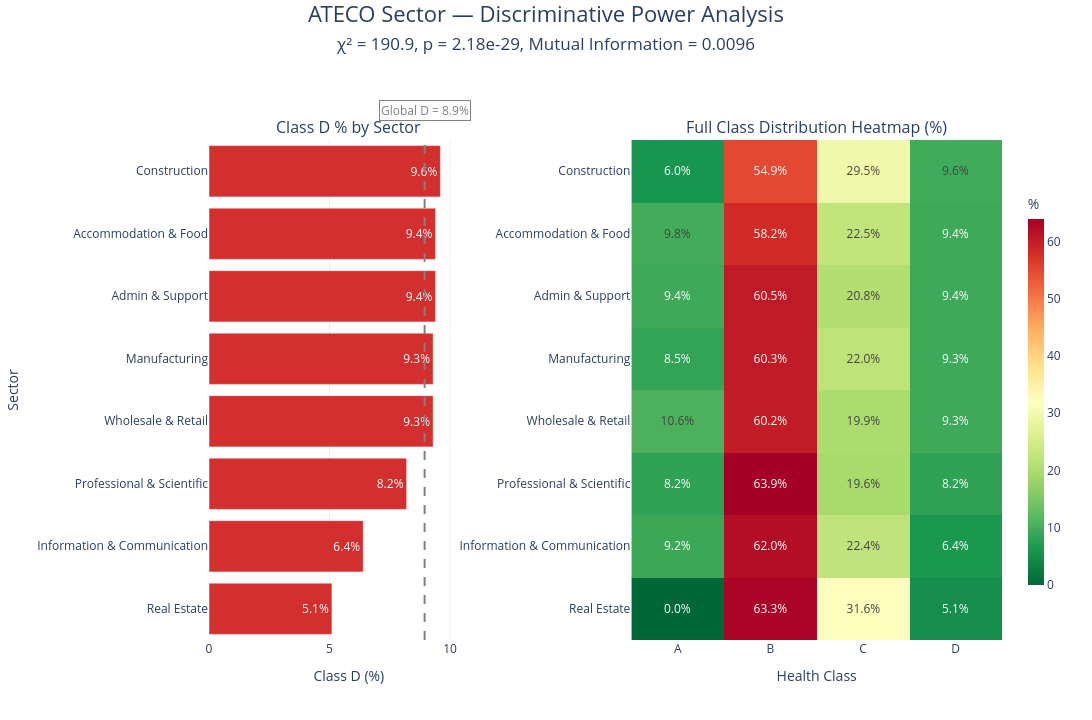

Notebook code for this chart:
### Markdown cell above
### 2.5 Sector-Level Signal

Sector membership is more economically informative than legal form or geography, so it deserves separate evaluation. Here the objective is not only to test association with the target, but also to check whether some sectors are structurally more exposed to high-risk outcomes than others.

### Code cell
from scipy.stats import chi2_contingency
from sklearn.preprocessing import LabelEncoder
from sklearn.feature_selection import mutual_info_classif
import plotly.graph_objects as go
from plotly.subplots import make_subplots
import pandas as pd

#Sector name mapping
ateco_map = {
    (10, 33): "Manufacturing",
    (41, 43): "Construction",
    (45, 47): "Wholesale & Retail",
    (55, 56): "Accommodation & Food",
    (58, 63): "Information & Communication",
    (68, 68): "Real Estate",
    (69, 75): "Professional & Scientific",
    (77, 82): "Admin & Support"
}
def get_sector_name(code):
    code_int = int(code)
    for (lo, hi), name in ateco_map.items():
        if lo <= code_int <= hi:
            return name
    return "Other"

# Data preparation
train_df["sector_name"] = (
    train_df["ateco_sector"]
    .astype(str)
    .str.zfill(2)
    .apply(get_sector_name)
)
contingency = pd.crosstab(train_df["sector_name"], train_df[TARGET])
chi2_val, p_val, dof, _ = chi2_contingency(contingency)
cross = pd.crosstab(
    train_df["sector_name"],
    train_df[TARGET],
    normalize="index"
) * 100
cross = cross[CLASSES].round(1)
X_enc = LabelEncoder().fit_transform(train_df["sector_name"])
y_enc = LabelEncoder().fit_transform(train_df[TARGET])
mi = mutual_info_classif(
    X_enc.reshape(-1, 1),
    y_enc,
    discrete_features=True
)[0]

print(f"Chi²={chi2_val:.2f}, p={p_val:.2e}, dof={dof}")
print(f"Mutual Info={mi:.4f}")
print(f"\nClass % by sector:\n{cross.sort_values('D', ascending=False)}")

# Ordering
sector_order = cross["D"].sort_values(ascending=False).index.tolist()
cross_sorted = cross.loc[sector_order]

global_d = train_df[TARGET].value_counts(normalize=True)["D"] * 100
max_d = max(cross_sorted["D"].max(), global_d)

# Figure
fig = make_subplots(
    rows=1,
    cols=2,
    column_widths=[0.43, 0.57],
    horizontal_spacing=0.18,
    subplot_titles=[
        "Class D % by Sector",
        "Full Class Distribution Heatmap (%)"
    ]
)

# D% horizontal bar
fig.add_trace(
    go.Bar(
        x=cross_sorted["D"],
        y=cross_sorted.index,
        orientation="h",
        marker=dict(color="#d32f2f"),
        text=[f"{v:.1f}%" for v in cross_sorted["D"]],
        textposition="inside",
        insidetextanchor="end",
        textfont=dict(color="white", size=12),
        hovertemplate="<b>%{y}</b><br>Class D: %{x:.1f}%<extra></extra>",
        showlegend=False
    ),
    row=1,
    col=1
)

# Global D reference line
fig.add_vline(
    x=global_d,
    line_dash="dash",
    line_color="gray",
    line_width=2,
    row=1,
    col=1
)

# Small annotation placed above the plotting area
fig.add_annotation(
    x=global_d,
    y=1.08,
    xref="x1",
    yref="y domain",
    text=f"Global D = {global_d:.1f}%",
    showarrow=False,
    font=dict(size=12, color="gray"),
    bgcolor="rgba(255,255,255,0.85)",
    bordercolor="gray",
    borderwidth=1
)

fig.update_xaxes(
    title_text="Class D (%)",
    range=[0, max_d + 2.0],
    showgrid=True,
    gridcolor="rgba(0,0,0,0.08)",
    zeroline=False,
    row=1,
    col=1
)

fig.update_yaxes(
    title_text="Sector",
    autorange="reversed",
    tickfont=dict(size=12),
    row=1,
    col=1
)

# Heatmap
fig.add_trace(
    go.Heatmap(
        z=cross_sorted[CLASSES].values,
        x=CLASSES,
        y=cross_sorted.index,
        colorscale="RdYlGn_r",
        zmin=0,
        zmax=float(cross_sorted[CLASSES].values.max()),
        text=cross_sorted[CLASSES].values,
        texttemplate="%{text:.1f}%",
        textfont=dict(size=12),
        hovertemplate=(
            "<b>%{y}</b><br>"
            "Class %{x}: %{z:.1f}%<extra></extra>"
        ),
        colorbar=dict(
            title="%",
            thickness=16,
            len=0.82,
            x=1.02,
            y=0.5
        )
    ),
    row=1,
    col=2
)

fig.update_xaxes(
    title_text="Health Class",
    side="bottom",
    tickfont=dict(size=12),
    row=1,
    col=2
)

fig.update_yaxes(
    tickfont=dict(size=12),
    autorange="reversed",
    row=1,
    col=2
)

# Layout
fig.update_layout(
    width=1550,
    height=720,
    template="plotly_white",
    title=dict(
        text=(
            "ATECO Sector — Discriminative Power Analysis"
            "<br>"
            f"<span style='font-size:17px;'>"
            f"χ² = {chi2_val:.1f}, p = {p_val:.2e}, "
            f"Mutual Information = {mi:.4f}"
            "</span>"
        ),
        x=0.5,
        xanchor="center",
        y=0.97,
        yanchor="top",
        font=dict(size=22)
    ),
    margin=dict(
        l=170,
        r=90,
        t=140,
        b=80
    ),
    bargap=0.18
)

# Subplot title
for ann in fig["layout"]["annotations"]:
    if ann["text"] in ["Class D % by Sector", "Full Class Distribution Heatmap (%)"]:
        ann["font"] = dict(size=16)

fig.write_image(FIG_DIR / "ATECO Sector — Discriminative Power Analysis.png", scale = 2)
fig.show()

### Figure 1 — Plotly figure (JSON) as saved in the notebook; plotly's stock layout.template omitted (floating-point values rounded to 4 significant figures)
{"data": [{"hovertemplate": "<b>%{y}</b><br>Class D: %{x:.1f}%<extra></extra>", "insidetextanchor": "end", "marker": {"color": "#d32f2f"}, "orientation": "h", "showlegend": false, "text": ["9.6%", "9.4%", "9.4%", "9.3%", "9.3%", "8.2%", "6.4%", "5.1%"], "textfont": {"color": "white", "size": 12}, "textposition": "inside", "type": "bar", "x": [9.6, 9.4, 9.4, 9.3, 9.3, 8.2, 6.4, 5.1], "xaxis": "x", "y": ["Construction", "Accommodation & Food", "Admin & Support", "Manufacturing", "Wholesale & Retail", "Professional & Scientific", "Information & Communication", "Real Estate"], "yaxis": "y"}, {"colorbar": {"len": 0.82, "thickness": 16, "title": {"text": "%"}, "x": 1.02, "y": 0.5}, "colorscale": [[0, "rgb(0,104,55)"], [0.1, "rgb(26,152,80)"], [0.2, "rgb(102,189,99)"], [0.3, "rgb(166,217,106)"], [0.4, "rgb(217,239,139)"], [0.5, "rgb(255,255,191)"], [0.6, "rgb(254,224,139)"], [0.7, "rgb(253,174,97)"], [0.8, "rgb(244,109,67)"], [0.9, "rgb(215,48,39)"], [1, "rgb(165,0,38)"]], "hovertemplate": "<b>%{y}</b><br>Class %{x}: %{z:.1f}%<extra></extra>", "text": [[6.0, 54.9, 29.5, 9.6], [9.8, 58.2, 22.5, 9.4], [9.4, 60.5, 20.8, 9.4], [8.5, 60.3, 22.0, 9.3], [10.6, 60.2, 19.9, 9.3], [8.2, 63.9, 19.6, 8.2], [9.2, 62.0, 22.4, 6.4], [0.0, 63.3, 31.6, 5.1]], "textfont": {"size": 12}, "texttemplate": "%{text:.1f}%", "type": "heatmap", "x": ["A", "B", "C", "D"], "xaxis": "x2", "y": ["Construction", "Accommodation & Food", "Admin & Support", "Manufacturing", "Wholesale & Retail", "Professional & Scientific", "Information & Communication", "Real Estate"], "yaxis": "y2", "z": [[6.0, 54.9, 29.5, 9.6], [9.8, 58.2, 22.5, 9.4], [9.4, 60.5, 20.8, 9.4], [8.5, 60.3, 22.0, 9.3], [10.6, 60.2, 19.9, 9.3], [8.2, 63.9, 19.6, 8.2], [9.2, 62.0, 22.4, 6.4], [0.0, 63.3, 31.6, 5.1]], "zmax": 63.9, "zmin": 0}], "layout": {"annotations": [{"font": {"size": 16}, "showarrow": false, "text": "Class D % by Sector", "x": 0.1763, "xanchor": "center", "xref": "paper", "y": 1, "yanchor": "bottom", "yref": "paper"}, {"font": {"size": 16}, "showarrow": false, "text": "Full Class Distribution Heatmap (%)", "x": 0.7663, "xanchor": "center", "xref": "paper", "y": 1, "yanchor": "bottom", "yref": "paper"}, {"bgcolor": "rgba(255,255,255,0.85)", "bordercolor": "gray", "borderwidth": 1, "font": {"color": "gray", "size": 12}, "showarrow": false, "text": "Global D = 8.9%", "x": 8.945, "xref": "x", "y": 1.08, "yref": "y domain"}], "bargap": 0.18, "height": 720, "margin": {"b": 80, "l": 170, "r": 90, "t": 140}, "shapes": [{"line": {"color": "gray", "dash": "dash", "width": 2}, "type": "line", "x0": 8.945, "x1": 8.945, "xref": "x", "y0": 0, "y1": 1, "yref": "y domain"}], "title": {"font": {"size": 22}, "text": "ATECO Sector — Discriminative Power Analysis<br><span style='font-size:17px;'>χ² = 190.9, p = 2.18e-29, Mutual Information = 0.0096</span>", "x": 0.5, "xanchor": "center", "y": 0.97, "yanchor": "top"}, "width": 1550, "xaxis": {"anchor": "y", "domain": [0, 0.3526], "gridcolor": "rgba(0,0,0,0.08)", "range": [0, 11.6], "showgrid": true, "title": {"text": "Class D (%)"}, "zeroline": false}, "xaxis2": {"anchor": "y2", "domain": [0.5326, 1], "side": "bottom", "tickfont": {"size": 12}, "title": {"text": "Health Class"}}, "yaxis": {"anchor": "x", "autorange": "reversed", "domain": [0, 1], "tickfont": {"size": 12}, "title": {"text": "Sector"}}, "yaxis2": {"anchor": "x2", "autorange": "reversed", "domain": [0, 1], "tickfont": {"size": 12}}}}
